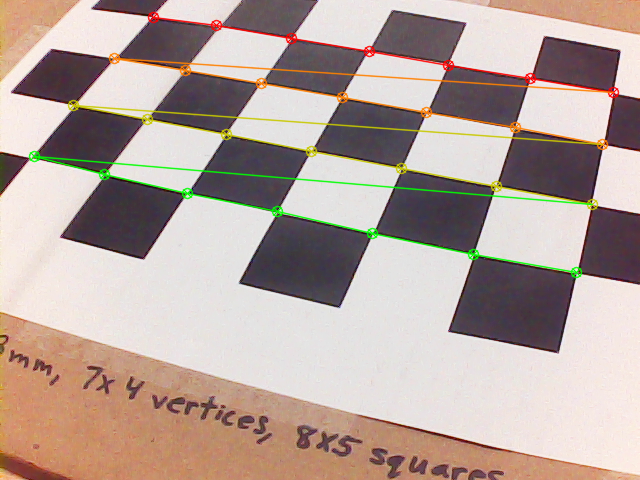
#> input picture project/part5/calibration/calib_1.png, 640 x 480 px, given in place of the camera
$ python detect_string.py
#> lines starting #> are read from the running program, lines starting #| are printed output that depends on the picture; after the words box and inside, x2 and y2 are one past the last pixel; in counts of white or black regions, pixels touching at a corner belong together
#> (reads project/part5/calibration/camera_matrix.npy from the repository)
#> (reads project/part5/calibration/dist_coeffs.npy from the repository)
import cv2
import numpy as np

class VideoCamera(object):
    def __init__(self):
        # Using OpenCV to capture from device 0. If you have trouble capturing
        # from a webcam, comment the line below out and use a video file
        # instead.
        self.video = cv2.VideoCapture(0)
        self.video.set(cv2.CAP_PROP_FOURCC, cv2.VideoWriter.fourcc('M', 'J', 'P', 'G'))
        self.video.set(cv2.CAP_PROP_BRIGHTNESS, 30)
        self.video.set(cv2.CAP_PROP_CONTRAST, 50)
        self.video.set(cv2.CAP_PROP_EXPOSURE, 156)
        self.video.set(3, 640)
        self.video.set(4, 480)
        self.video.set(5, 30)  # set frame
        # If you decide to use video.mp4, you must have this file in the folder
        # as the main.py.
        # self.video = cv2.VideoCapture('video.mp4')

    def __del__(self):
        self.video.release()

    def get_frame(self):
        success, image = self.video.read()
#> image is the input picture: shape (480, 640, 3); mean B, G, R 157.2, 164.4, 181.7
        # We are using Motion JPEG, but OpenCV defaults to capture raw images,
        # so we must encode it into JPEG in order to correctly display the
        # video stream.
        if(success == False):
            print ("Read Error!")
            return bytes({1})
        return image

    def get_frame2(self):
        success, image = self.video.read()
        # We are using Motion JPEG, but OpenCV defaults to capture raw images,
        # so we must encode it into JPEG in order to correctly display the
        # video stream.
        if(success == False):
            #print ("Read Error!")
            return bytes({1})

        ret, jpeg = cv2.imencode('.jpg', image)

        return jpeg.tobytes()

if __name__ == "__main__":
    # load calibration constants (calibrated with pose = [0 135 0 0 90 0])
    camera_matrix = np.load('calibration/camera_matrix.npy')
    distortion_coeffs = np.load('calibration/dist_coeffs.npy')

    w, h = 640, 480

    new_camera_matrix, roi = cv2.getOptimalNewCameraMatrix(
        camera_matrix,
        distortion_coeffs,
        (w, h),
        1,
        (w, h)
    )

    cam = VideoCamera()

    while True:

        frame = cam.get_frame()

        frame = cv2.undistort(frame, camera_matrix, distortion_coeffs, None, new_camera_matrix)
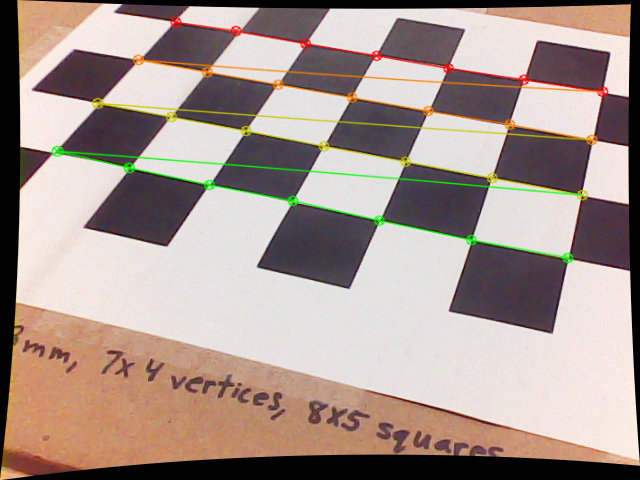
#> frame: shape (480, 640, 3); mean B, G, R 142.9, 150, 166.8

        hsv_frame = cv2.cvtColor(frame, cv2.COLOR_BGR2HSV)
#> hsv_frame: shape (480, 640, 3); mean H, S, V 56.2, 44.5, 168.6

        lower_orange = np.array([0, 98, 192])
        upper_orange = np.array([179, 255, 255])
        mask = cv2.inRange(hsv_frame, lower_orange, upper_orange)
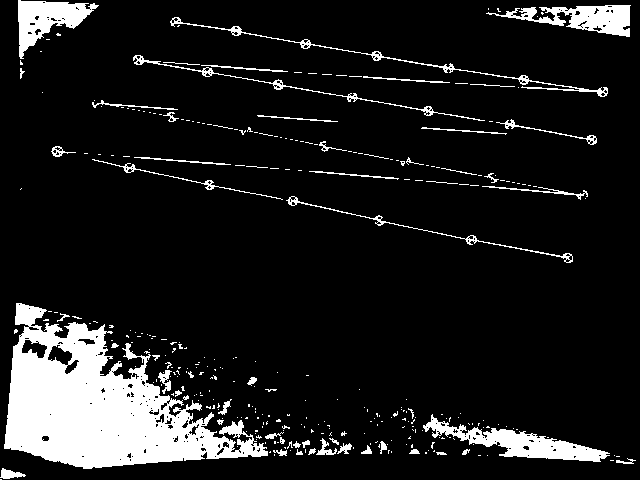
#> mask: shape (480, 640); 11.4% white; 326 white regions (269 under 20 px)

        cnts, _ = cv2.findContours(mask, cv2.RETR_EXTERNAL, cv2.CHAIN_APPROX_SIMPLE)
#> cnts = 326 contours, 292 with area under 20; largest, box (x1, y1, x2, y2) and area: (4, 303, 268, 469) 21225, (423, 414, 610, 462) 2691, (18, 0, 99, 59) 2080, (486, 5, 631, 37) 1936, (170, 17, 608, 97) 669

        MIN_CONTOUR_AREA = 200
        if len(cnts) > 0:
            c = max(cnts, key=cv2.contourArea)
#> c = contour of 811 points, box (x1, y1, x2, y2) (4, 303, 268, 469), area 21225
            if cv2.contourArea(c) > MIN_CONTOUR_AREA:
                M = cv2.moments(c)
#> M = moments, m00 21225, centre m10/m00, m01/m00 = (97.58, 405.8)
                if M["m00"] > 0:
                    u = int(M["m10"] / M["m00"])
#> u = 97
                    v = int(M["m01"] / M["m00"])
#> v = 405
                    cv2.circle(frame, (u, v), 5, (0,255,0), -1)
#> frame: shape (480, 640, 3); 0.03% of pixels changed, all inside (x1, y1, x2, y2) = (92, 400, 103, 411)

        result = cv2.bitwise_and(frame, frame, mask=mask)
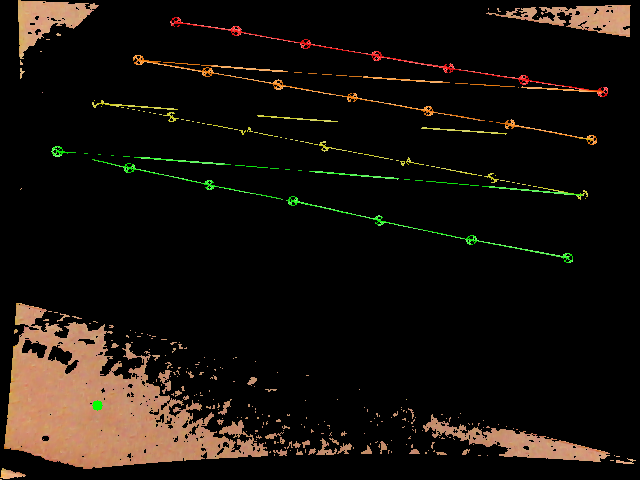
#> result: shape (480, 640, 3); mean B, G, R 11.7, 17.1, 22.7
        action = cv2.waitKey(10) & 0xff
#> (key Esc is pressed here)

        cv2.imshow("frame", frame)
        cv2.imshow("result", result)

        if action == 27:
            break

    cv2.destroyAllWindows()
